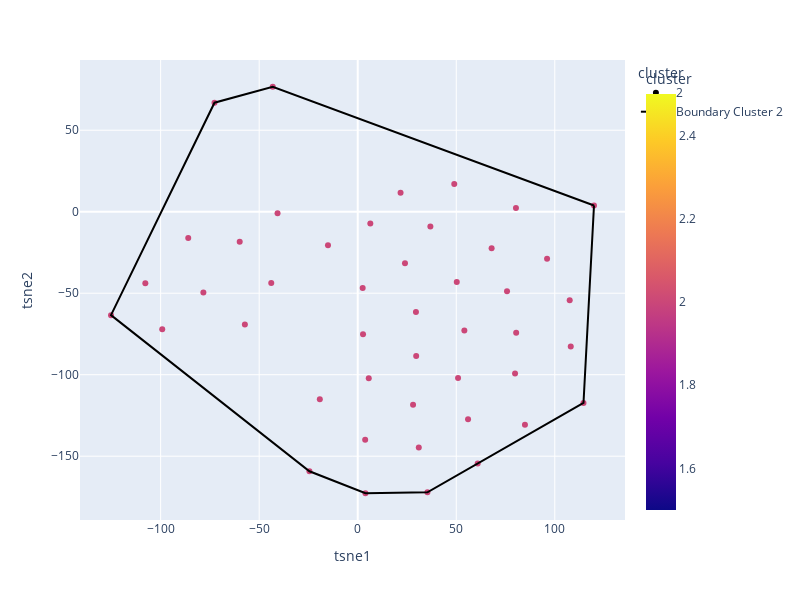

The notebook cell saved with this chart:
### Code cell
twoD_data_creation_with_boundaries(df['Cluster'].values, df_scaled)

### Figure 1 — Plotly figure (JSON) as saved in the notebook; plotly's stock layout.template omitted (floating-point values rounded to 4 significant figures)
{"data": [{"hovertemplate": "cluster=%{marker.color}<br>tsne1=%{x}<br>tsne2=%{y}<extra></extra>", "legendgroup": "2", "marker": {"color": [2, 2, 2, 2, 2, 2, 2, 2, 2, 2, 2, 2, 2, 2, 2, 2, 2, 2, 2, 2, 2, 2, 2, 2, 2, 2, 2, 2, 2, 2, 2, 2, 2, 2, 2, 2, 2, 2, 2, 2, 2, 2, 2, 2, 2], "coloraxis": "coloraxis", "symbol": "circle"}, "mode": "markers", "name": "2", "orientation": "v", "showlegend": true, "type": "scatter", "x": [-19.23, 21.74, 36.86, 3.917, 67.94, 80.29, 60.88, -40.68, -24.5, 84.86, 79.83, 6.403, 107.6, 50.91, -72.67, 30.99, 55.98, 48.99, 35.37, 29.54, -78.3, 23.99, 2.694, 75.76, 29.66, 119.9, -43.12, 2.513, -43.87, 5.601, -15.08, 3.782, 96.08, 80.4, 28.08, 54.11, -99.2, -85.99, -59.88, -107.8, 50.26, -125.2, -57.26, 108.1, 114.6], "xaxis": "x", "y": [-115.0, 11.7, -9.095, -172.7, -22.41, 2.268, -154.5, -0.9101, -159.3, -130.7, -99.33, -7.229, -54.28, -102.0, 66.89, -144.7, -127.3, 17.05, -172.2, -61.53, -49.51, -31.55, -75.23, -48.73, -88.49, 3.849, 76.68, -46.74, -43.69, -102.1, -20.64, -139.9, -28.93, -74.31, -118.5, -72.95, -72.08, -16.13, -18.5, -43.83, -43.14, -63.45, -69.2, -82.66, -117.3], "yaxis": "y"}, {"marker": {"color": "black", "size": 8, "symbol": "circle"}, "mode": "markers", "name": "Noise (-1)", "type": "scatter", "x": [], "y": []}, {"line": {"color": "black"}, "mode": "lines", "name": "Boundary Cluster 2", "type": "scatter", "x": [119.9, -43.12, -72.67, -125.2, -24.5, 3.917, 35.37, 114.6, 119.9], "y": [3.849, 76.68, 66.89, -63.45, -159.3, -172.7, -172.2, -117.3, 3.849]}], "layout": {"coloraxis": {"colorbar": {"title": {"text": "cluster"}}, "colorscale": [[0, "#0d0887"], [0.1111, "#46039f"], [0.2222, "#7201a8"], [0.3333, "#9c179e"], [0.4444, "#bd3786"], [0.5556, "#d8576b"], [0.6667, "#ed7953"], [0.7778, "#fb9f3a"], [0.8889, "#fdca26"], [1, "#f0f921"]]}, "height": 600, "legend": {"title": {"text": "cluster"}, "tracegroupgap": 0}, "margin": {"t": 60}, "width": 800, "xaxis": {"anchor": "y", "domain": [0, 1], "title": {"text": "tsne1"}}, "yaxis": {"anchor": "x", "domain": [0, 1], "title": {"text": "tsne2"}}}}
